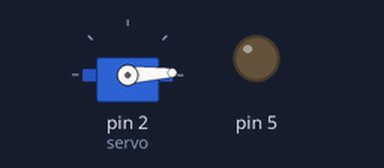
The sketch below on a simulated Arduino Uno, built with avr-gcc and run on an emulated ATmega328P. On the bench: servo, output pins drawn as LEDs (lit = HIGH).

Above: at 0.05 s.
At 1.2 s:
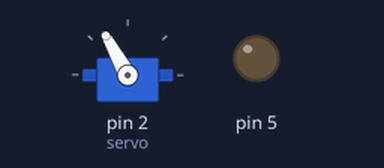
At 2.4 s:
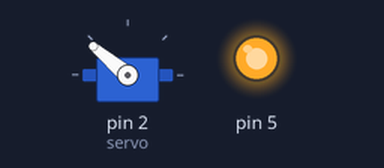
At 4.8 s:
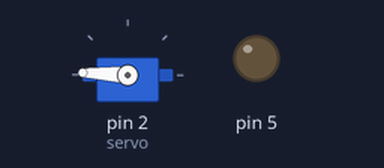
Timing chart, 0 to 6.3 s (numbered marks = the images above):
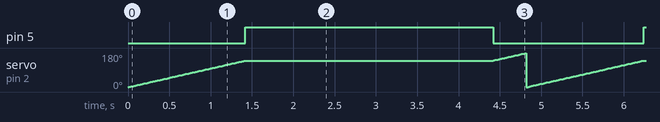

The sketch:

ServoBerhentiDiderajatTertentu.ino
```cpp
#include <Servo.h>
Servo servo;
int pos = 0;
void setup() {
  // put your setup code here, to run once:
  servo.attach(2);
  pinMode(5, OUTPUT);
}

void loop() {
  for (int i = 0; i <= 180; i++) {
    servo.write(i);
    delay(10);

    if (i == 140) {
      digitalWrite(5, HIGH);
      delay(3000);
      digitalWrite(5, LOW);

    }
  }
}
```

Measured:
- by itself, pin 5: alternates HIGH for 3.0 s and LOW for 1.8 s
- by itself, servo on pin 2 (servo): ramps from 0° to 179° and jumps back, once every 4.8 s
